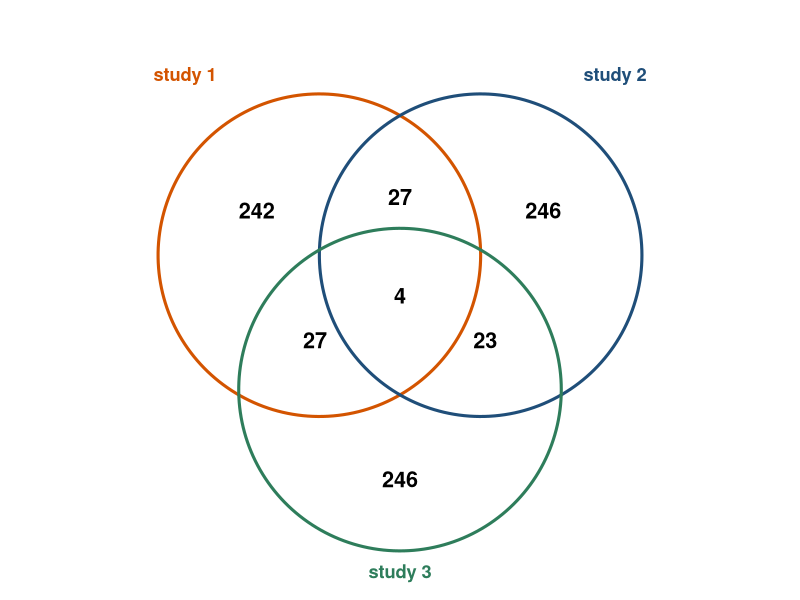
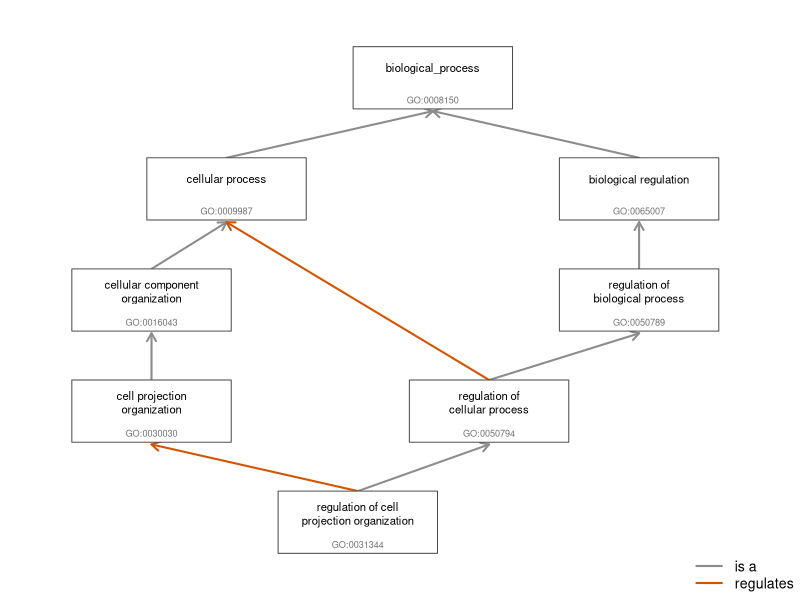
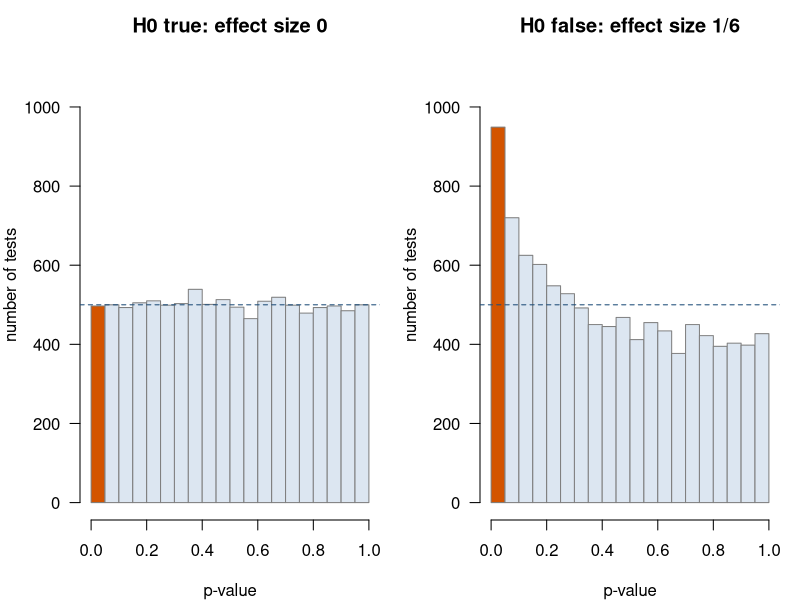
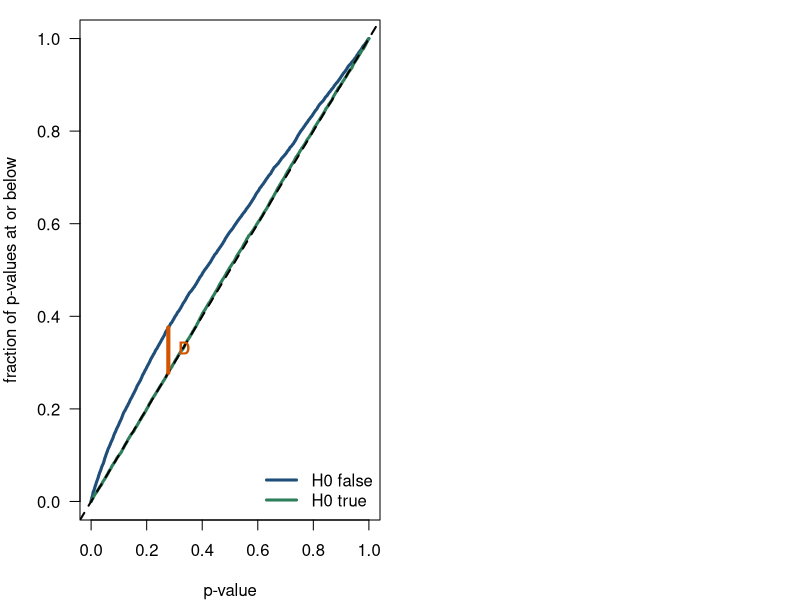
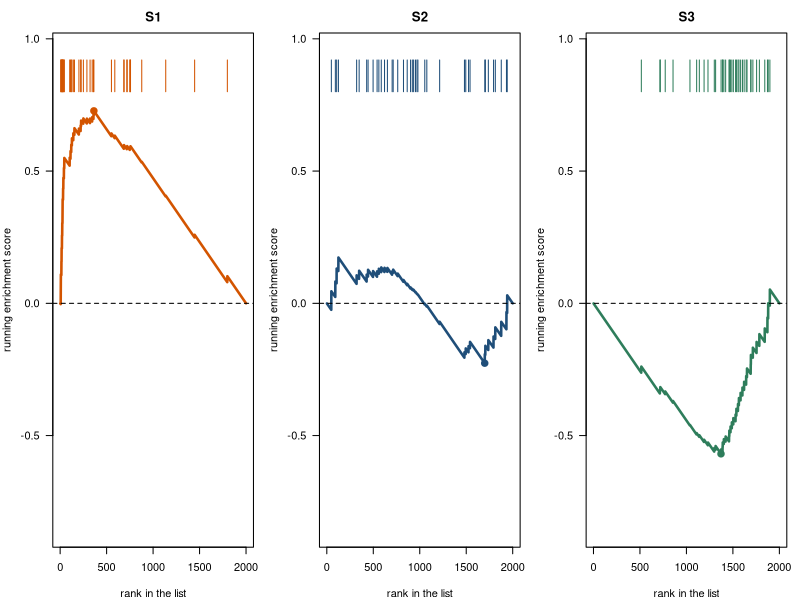
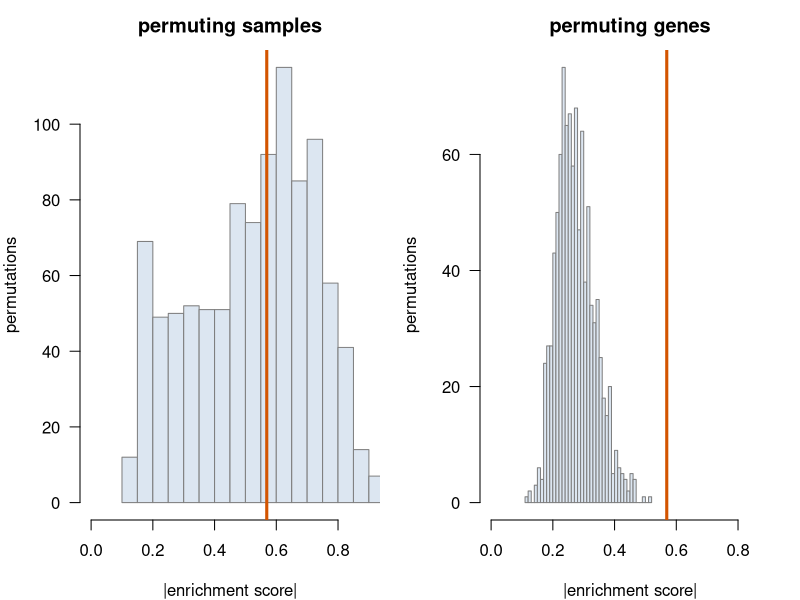

These charts were generated, in order, by the following R code:
## ---- chunk 1
#| code-fold: true
#| code-summary: "Helper functions used in this chapter"
col_blue <- "#1F4E79"; col_orange <- "#D35400"; col_green <- "#2E7D5B"; col_grey <- "grey45"

# two-sample t-statistic for every row of X; g is TRUE for the second group
row_t <- function(X, g) {
  a <- X[, !g, drop = FALSE]; b <- X[, g, drop = FALSE]
  ma <- rowMeans(a); mb <- rowMeans(b)
  s2 <- (rowSums((a - ma)^2) + rowSums((b - mb)^2)) / (ncol(a) + ncol(b) - 2)
  (mb - ma) / sqrt(s2 * (1 / ncol(a) + 1 / ncol(b)))
}
## ---- chunk 2
#| code-fold: true
#| code-summary: "Code for the figure"
#| fig-width: 6
#| fig-height: 4.6
#| fig-cap: "The 300 most significant genes in three simulated studies of the same biology. Each study finds about 80 of the 300 truly changed genes, but different ones: two lists share only about 30 genes, and all three share a handful. The real figure, from three published studies of stem cells, looks much the same [@Fortunel2003]."
set.seed(3)
G <- 5000; truly_changed <- 1:300; n <- 4; grp <- rep(c(FALSE, TRUE), each = n)
top <- lapply(1:3, function(s) {
  X <- matrix(rnorm(G * 2 * n), G)
  X[truly_changed, grp] <- X[truly_changed, grp] + 1.2
  p <- 2 * pt(-abs(row_t(X, grp)), 2 * n - 2)
  order(p)[1:300]
})
A <- top[[1]]; B <- top[[2]]; C <- top[[3]]
region <- c(A = length(setdiff(A, union(B, C))), B = length(setdiff(B, union(A, C))),
            C = length(setdiff(C, union(A, B))),
            AB = length(setdiff(intersect(A, B), C)), AC = length(setdiff(intersect(A, C), B)),
            BC = length(setdiff(intersect(B, C), A)), ABC = length(Reduce(intersect, top)))
circ <- function(x, y, r, col) {
  t <- seq(0, 2 * pi, length.out = 200); lines(x + r * cos(t), y + r * sin(t), col = col, lwd = 3)
}
par(mar = c(0, 0, 0, 0))
plot(NA, xlim = c(-3.3, 3.3), ylim = c(-3, 3.2), asp = 1, axes = FALSE, xlab = "", ylab = "")
circ(-0.9, 0.6, 1.8, col_orange); circ(0.9, 0.6, 1.8, col_blue); circ(0, -0.9, 1.8, col_green)
text(c(-1.6, 1.6, 0, 0, -0.95, 0.95, 0), c(1.1, 1.1, -1.9, 1.25, -0.35, -0.35, 0.15),
     region[c("A", "B", "C", "AB", "AC", "BC", "ABC")], cex = 1.3, font = 2)
text(c(-2.4, 2.4, 0), c(2.6, 2.6, -2.95), c("study 1", "study 2", "study 3"),
     col = c(col_orange, col_blue, col_green), cex = 1.1, font = 2)
## ---- chunk 3
c(true_genes_in_each_list = round(mean(sapply(top, function(t) sum(t %in% truly_changed)))),
  overlap_study_1_and_2 = length(intersect(A, B)))
## ---- chunk 4
#| code-fold: true
#| code-summary: "Code for the figure"
#| fig-width: 8.5
#| fig-height: 5.2
#| fig-cap: "A small part of the Gene Ontology. Arrows point from a specific term to a more general one; grey arrows mean *is a*, orange arrows *regulates*. A gene annotated to a specific term is counted in all the terms above it, so gene sets are nested and overlap."
nodes <- data.frame(
  id = c("GO:0008150", "GO:0009987", "GO:0065007", "GO:0016043", "GO:0050789",
         "GO:0030030", "GO:0050794", "GO:0031344"),
  label = c("biological_process", "cellular process", "biological regulation",
            "cellular component\norganization", "regulation of\nbiological process",
            "cell projection\norganization", "regulation of\ncellular process",
            "regulation of cell\nprojection organization"),
  x = c(0, -2.2, 2.2, -3, 2.2, -3, 0.6, -0.8),
  y = c(4, 3, 3, 2, 2, 1, 1, 0))
edges <- data.frame(
  from = c("GO:0009987", "GO:0065007", "GO:0016043", "GO:0050789", "GO:0030030",
           "GO:0050794", "GO:0050794", "GO:0031344", "GO:0031344"),
  to   = c("GO:0008150", "GO:0008150", "GO:0009987", "GO:0065007", "GO:0016043",
           "GO:0050789", "GO:0009987", "GO:0050794", "GO:0030030"),
  type = c("is_a", "is_a", "is_a", "is_a", "is_a", "is_a", "regulates", "is_a", "regulates"))
par(mar = c(0, 0, 0, 0))
plot(NA, xlim = c(-4.3, 3.6), ylim = c(-0.5, 4.5), axes = FALSE, xlab = "", ylab = "")
pos <- function(id) unlist(nodes[nodes$id == id, c("x", "y")])
for (k in seq_len(nrow(edges))) {
  a <- pos(edges$from[k]); b <- pos(edges$to[k])
  arrows(a[1], a[2] + 0.28, b[1], b[2] - 0.3, length = 0.09, lwd = 2,
         col = ifelse(edges$type[k] == "is_a", "grey55", col_orange))
}
for (k in seq_len(nrow(nodes))) {
  rect(nodes$x[k] - 0.85, nodes$y[k] - 0.28, nodes$x[k] + 0.85, nodes$y[k] + 0.28,
       col = "white", border = "grey30")
  text(nodes$x[k], nodes$y[k] + 0.08, nodes$label[k], cex = 0.68)
  text(nodes$x[k], nodes$y[k] - 0.2, nodes$id[k], cex = 0.55, col = col_grey)
}
legend("bottomright", bty = "n", lwd = 2, col = c("grey55", col_orange),
       legend = c("is a", "regulates"), cex = 0.85)
## ---- chunk 5
set.seed(11)
N_genes   <- 10000
expressed <- sort(sample(N_genes, 5000))          # genes measured in this tissue
set_genes <- c(sample(expressed, 190), sample(setdiff(1:N_genes, expressed), 10))

# a list of 800 significant genes: 40 genes of the set changed, plus 760 others
# drawn at random from the remaining expressed genes
changed <- sample(intersect(set_genes, expressed), 40)
de_list <- c(changed, sample(setdiff(expressed, changed), 760))

universe <- expressed
tab <- table(on_list = factor(universe %in% de_list, c(TRUE, FALSE)),
             in_set  = factor(universe %in% set_genes, c(TRUE, FALSE)))
tab

x <- tab["TRUE", "TRUE"]; m <- sum(universe %in% set_genes); k <- length(de_list)
k * m / length(universe)                     # expected overlap
c(hypergeometric = phyper(x - 1, m, length(universe) - m, k, lower.tail = FALSE),
  fisher         = fisher.test(tab, alternative = "greater")$p.value)
## ---- chunk 6
set.seed(12)
random_list <- sample(expressed, 800)                       # no enrichment at all
ora_p <- function(list, universe) {
  tab <- table(factor(universe %in% list, c(TRUE, FALSE)),
               factor(universe %in% set_genes, c(TRUE, FALSE)))
  c(overlap = tab[1, 1], expected = round(length(list) * mean(universe %in% set_genes), 1),
    p = signif(fisher.test(tab, alternative = "greater")$p.value, 3))
}
rbind(whole_genome    = ora_p(random_list, 1:N_genes),
      expressed_genes = ora_p(random_list, expressed))
## ---- chunk 7
#| code-fold: true
#| code-summary: "Code for the figure"
#| fig-width: 8.5
#| fig-height: 3.8
#| fig-cap: "p-values of 10,000 one-sample t-tests. Left: the null hypothesis is true, and the p-values are uniform; about 5% fall below 0.05 (orange). Right: the true mean differs from the null value by a sixth of a standard deviation, and the p-values pile up near zero."
set.seed(568)
Xp <- matrix(rnorm(10000 * 15, 2, 1.5), 10000)
t_stat <- function(mu0) (rowMeans(Xp) - mu0) / (apply(Xp, 1, sd) / sqrt(15))
p_null <- 2 * pt(-abs(t_stat(2)), 14)
p_alt  <- 2 * pt(-abs(t_stat(1.75)), 14)
par(mfrow = c(1, 2), mar = c(4, 4, 2.5, 1))
for (k in 1:2) {
  p <- list(p_null, p_alt)[[k]]
  hist(p, breaks = seq(0, 1, 0.05), col = c(col_orange, rep("#DCE6F1", 19)), border = "grey50",
       las = 1, ylim = c(0, 1100), xlab = "p-value", ylab = "number of tests",
       main = c("H0 true: effect size 0", "H0 false: effect size 1/6")[k])
  abline(h = 500, lty = 2, col = col_blue)
}
## ---- chunk 8
#| code-fold: true
#| code-summary: "Code for the figure"
#| fig-width: 5.8
#| fig-height: 4.4
#| fig-cap: "Empirical cumulative distribution functions of the two sets of p-values, and the uniform distribution (dashed diagonal). The orange segment marks the Kolmogorov–Smirnov statistic D for the p-values under the alternative: the largest vertical distance to the diagonal."
xs <- seq(0, 1, length.out = 1001)
F_alt <- ecdf(p_alt)(xs); F_null <- ecdf(p_null)(xs)
k_max <- which.max(abs(F_alt - xs))
par(mar = c(4, 4, 1, 1))
plot(xs, F_alt, type = "l", lwd = 3, col = col_blue, las = 1, xlim = c(0, 1), ylim = c(0, 1),
     xlab = "p-value", ylab = "fraction of p-values at or below")
lines(xs, F_null, lwd = 3, col = col_green)
abline(0, 1, lty = 2, lwd = 2)
segments(xs[k_max], xs[k_max], xs[k_max], F_alt[k_max], col = col_orange, lwd = 4)
text(xs[k_max], (xs[k_max] + F_alt[k_max]) / 2, "D", pos = 4, col = col_orange, font = 2)
legend("bottomright", bty = "n", lwd = 3, col = c(col_blue, col_green),
       legend = c("H0 false", "H0 true"))
## ---- chunk 9
ks.test(p_alt, "punif")
c(critical_value_one_sample = 1.358 / sqrt(length(p_alt)))
## ---- chunk 10
set.seed(2027)
G <- 2000; n <- 8; grp <- rep(c(FALSE, TRUE), each = n)
X <- matrix(rnorm(G * 2 * n), G)
sets <- list(S1 = 1:40, S2 = 41:80, S3 = 81:120)
X[sets$S1, grp] <- X[sets$S1, grp] + 0.8                   # a real, modest shift
shared <- rnorm(2 * n)                                     # a common factor per sample
X[sets$S3, ] <- X[sets$S3, ] + matrix(1.2 * shared, 40, 2 * n, byrow = TRUE)

t_obs <- row_t(X, grp)
p_gene <- 2 * pt(-abs(t_obs), 2 * n - 2)
c(S1_genes_significant_after_BH = sum(p.adjust(p_gene, "BH")[sets$S1] < 0.05))
## ---- chunk 11
running_sum <- function(stat, in_set, p = 1) {
  o <- order(stat, decreasing = TRUE)
  hit  <- in_set[o]
  w    <- abs(stat[o])^p * hit
  cumsum(w) / sum(w) - cumsum(!hit) / sum(!hit)
}
enrichment_score <- function(stat, in_set, p = 1) {
  r <- running_sum(stat, in_set, p); r[which.max(abs(r))]
}
in_set <- lapply(sets, function(s) seq_len(G) %in% s)
es_obs <- sapply(in_set, function(s) enrichment_score(t_obs, s))
round(es_obs, 3)
## ---- chunk 12
#| code-fold: true
#| code-summary: "Code for the figure"
#| fig-width: 9
#| fig-height: 3.6
#| fig-cap: "Running sums for the three gene sets along the ranked list (rank 1 is the most up-regulated gene). The bars at the top mark where the genes of the set fall. S1's genes cluster at the top, and the running sum climbs steeply. S2's genes are spread evenly, and the sum wanders around zero. S3's genes also cluster, at the bottom in this sample, although nothing changed: they are correlated and moved together by chance."
cols <- c(S1 = col_orange, S2 = col_blue, S3 = col_green)
par(mfrow = c(1, 3), mar = c(4, 4, 2.5, 1))
for (s in names(sets)) {
  r <- running_sum(t_obs, in_set[[s]])
  ranks <- which(in_set[[s]][order(t_obs, decreasing = TRUE)])
  plot(r, type = "l", lwd = 2.5, col = cols[s], las = 1, ylim = c(-0.85, 0.95),
       xlab = "rank in the list", ylab = "running enrichment score", main = s)
  abline(h = 0, lty = 2)
  segments(ranks, 0.8, ranks, 0.92, col = cols[s])
  k <- which.max(abs(r)); points(k, r[k], pch = 19, col = cols[s], cex = 1.3)
}
## ---- chunk 13
set.seed(1)
B <- 1000
es_null <- replicate(B, {
  t_perm <- row_t(X, sample(grp))                 # shuffle samples, keep genes together
  sapply(in_set, function(s) enrichment_score(t_perm, s))
})
p_sample_perm <- sapply(names(sets), function(s) mean(abs(es_null[s, ]) >= abs(es_obs[s])))
round(p_sample_perm, 3)
## ---- chunk 14
set.seed(2)
es_gene_null <- replicate(B, enrichment_score(t_obs, seq_len(G) %in% sample(G, 40)))
p_gene_perm <- sapply(names(sets), function(s) mean(abs(es_gene_null) >= abs(es_obs[s])))
rbind(permute_samples = round(p_sample_perm, 3), permute_genes = round(p_gene_perm, 3))
## ---- chunk 15
#| code-fold: true
#| code-summary: "Code for the figure"
#| fig-width: 8.5
#| fig-height: 3.6
#| fig-cap: "Null distributions for the enrichment score of S3, the correlated set without any real change, and its observed score (orange line). Permuting samples keeps the correlation between the set's genes, so large scores are common and the observed score is unremarkable. Permuting genes breaks the correlation, so such a score looks impossible."
par(mfrow = c(1, 2), mar = c(4, 4, 2.5, 1))
hist(abs(es_null["S3", ]), breaks = 30, col = "#DCE6F1", border = "grey50", las = 1, xlim = c(0, 0.9),
     main = "permuting samples", xlab = "|enrichment score|", ylab = "permutations")
abline(v = abs(es_obs["S3"]), col = col_orange, lwd = 3)
hist(abs(es_gene_null), breaks = 30, col = "#DCE6F1", border = "grey50", las = 1, xlim = c(0, 0.9),
     main = "permuting genes", xlab = "|enrichment score|", ylab = "permutations")
abline(v = abs(es_obs["S3"]), col = col_orange, lwd = 3)
## ---- chunk 16
#| cache: true
set.seed(3)
false_positive <- replicate(100, {
  Xs <- matrix(rnorm(1000 * 2 * n), 1000)
  Xs[1:40, ] <- Xs[1:40, ] + matrix(1.2 * rnorm(2 * n), 40, 2 * n, byrow = TRUE)
  s  <- seq_len(1000) <= 40
  ts <- row_t(Xs, grp); o <- enrichment_score(ts, s)
  null_s <- replicate(200, enrichment_score(row_t(Xs, sample(grp)), s))
  null_g <- replicate(200, enrichment_score(ts, seq_len(1000) %in% sample(1000, 40)))
  c(permute_samples = mean(abs(null_s) >= abs(o)) < 0.05,
    permute_genes   = mean(abs(null_g) >= abs(o)) < 0.05)
})
rowMeans(false_positive)          # fraction of experiments with p < 0.05
